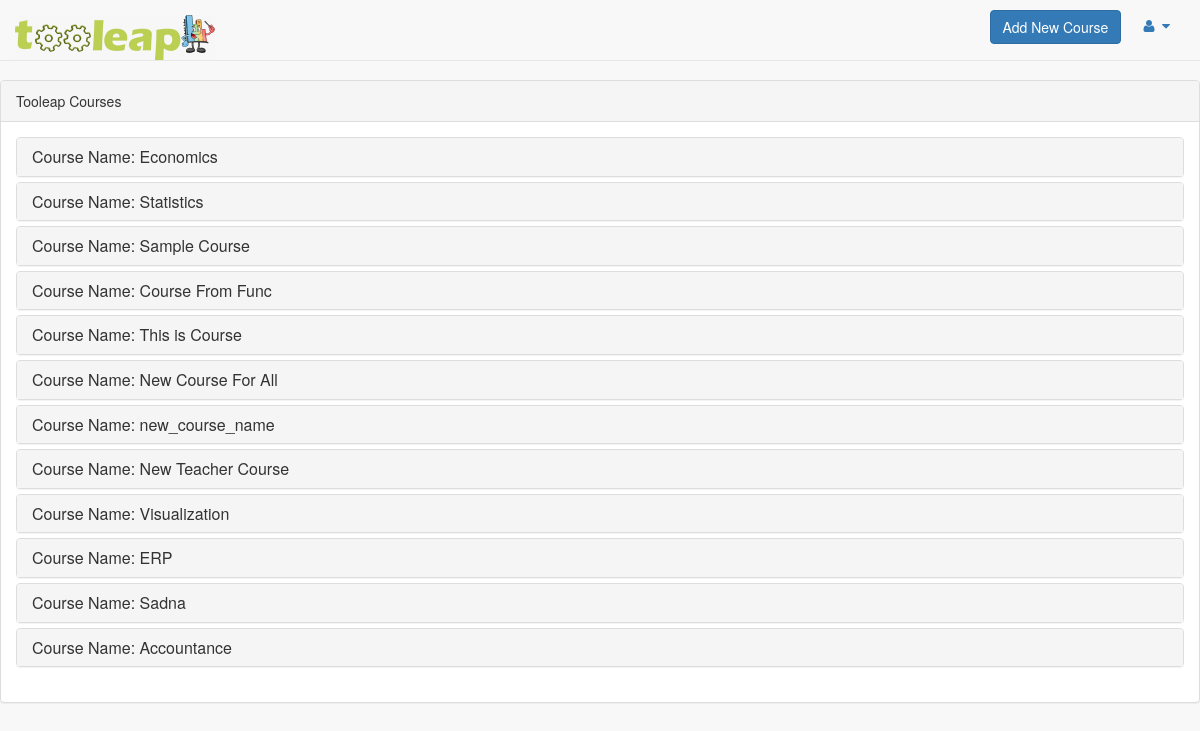
The app's page /quiz/teacher/ (signed in), older data.
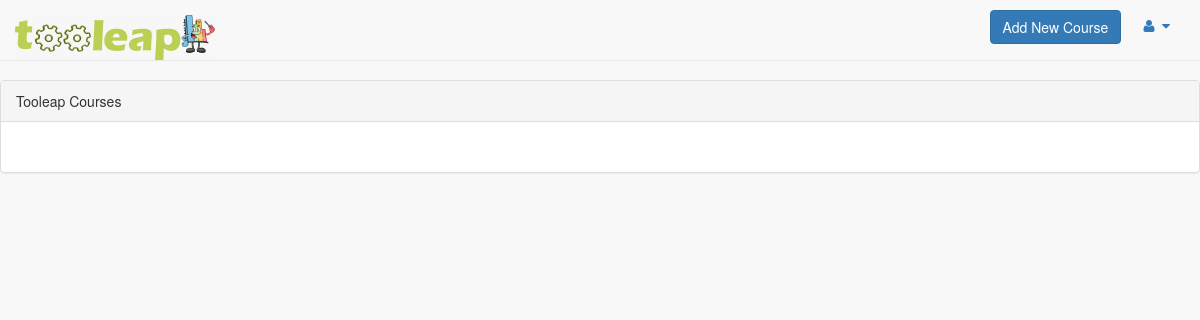
The same page, newer data.
### quiz/models.py (models this page shows, shortened)
class Course(models.Model):
    course_name = models.CharField(max_length=100)
    course_desc = models.CharField(max_length=500)

### quiz/views.py (the view)
# urls.py: path('teacher/', views.teacher, name='teacher'),
def teacher(request):
    courses_list = Course.objects.all()
    template = loader.get_template('quiz/teacher_view.html')
    context = {
        'courses_list': courses_list,
    }
    return HttpResponse(template.render(context, request))

### quiz/templates/quiz/teacher_view.html (shortened to what this page needs)
{% load static %}
<!doctype html>
<html>
<head>
    <link href="{% static 'vendor/bootstrap/css/bootstrap.min.css' %}" rel="stylesheet">
    <link href="{% static 'vendor/metisMenu/metisMenu.min.css' %}" rel="stylesheet">
    <link href="{% static 'dist/css/sb-admin-2.css' %}" rel="stylesheet">
    <link href="{% static 'vendor/font-awesome/css/font-awesome.min.css' %}" rel="stylesheet">
</head>
<body>
      {% if user.is_staff %}
      <nav id="navinav" class="navbar navbar-default navbar-static-top" role="navigation">
          <div class="navbar-header">
        <a class="navbar-brand" ><img id = "logo" src="{% static 'data/logoTooleap.jpeg' %} "height="45" width="200" > </a>
<br><br><br>
          </div>
          <ul class="nav navbar-top-links navbar-right">
            <a href="/quiz/teacher/add_course"><button type="button" class="btn btn-primary">Add New Course</button></a>
              <li class="dropdown">
                  <a class="dropdown-toggle" data-toggle="dropdown" href="#">
                      <i class="fa fa-user fa-fw"></i> <i class="fa fa-caret-down"></i>
                  </a>
              </li>
          </ul>
      </nav>
        <div class="row">
            <div id= "acordi" class="col-lg-12">
                <div class="panel panel-default">
                    <div class="panel-heading">
                        Tooleap Courses
                    </div>
                    <div class="panel-body">
                        <div class="panel-group" id="accordion">
                          {% for course in courses_list %}
                               <div class="panel panel-default">
                                   <div class="panel-heading">
                                       <h4 class="panel-title">
                                           <a data-toggle="collapse" data-parent="#accordion" href="#{{course.id}}"> Course Name: {{ course.course_name }}</a>
                                       </h4>
                                   </div>
                               </div>
                          {% endfor %}
                        </div>
                    </div>
                </div>
            </div>
  {% else %}
    <p>You are not a teacher </p>
    <a href="/quiz/">Students</a>
  {% endif %}
</body>
</html>

### quiz/templates/quiz/teacher_view.html (style rules this page uses)
#navinav { position: fixed; width: 100%; margin-bottom: 20px; }
#acordi { margin-top: 80px; }

Row changes from the older to the newer data that the page shows:
removed Course: course_name "Economics"
removed Course: course_name "Statistics"
removed Course: course_name "Sample Course"
removed Course: course_name "Course From Func"
removed Course: course_name "This is Course"
removed Course: course_name "New Course For All"
removed Course: course_name "new_course_name"
removed Course: course_name "New Teacher Course"
removed Course: course_name "Visualization"
removed Course: course_name "ERP"
removed Course: course_name "Sadna"
removed Course: course_name "Accountance"
